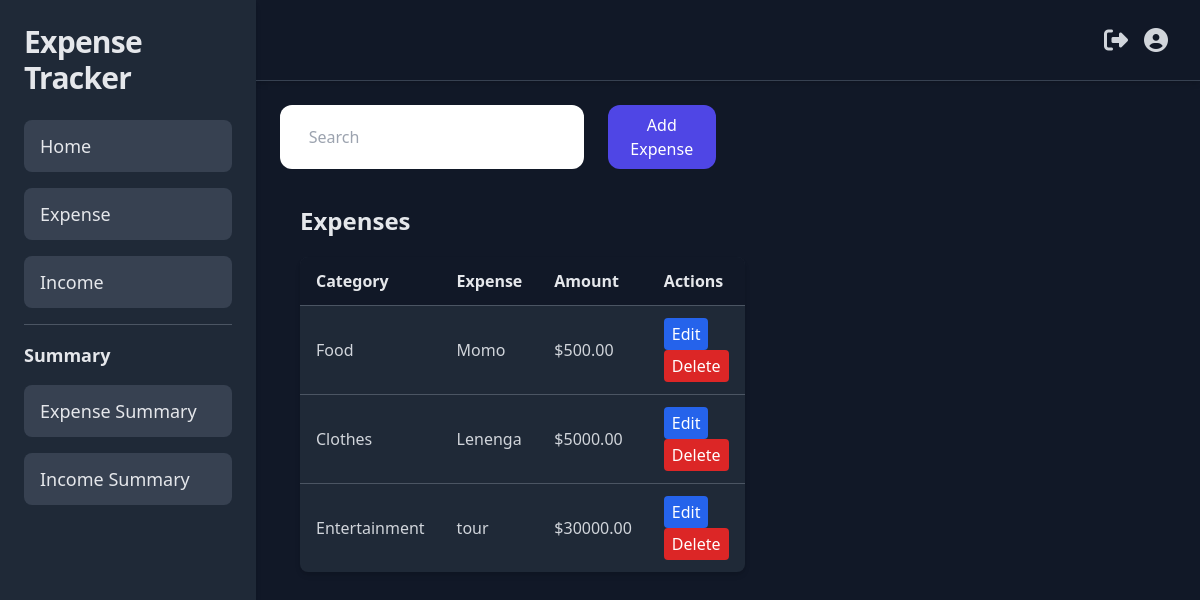
The app's page /expense/ (signed in) with its own data.
### core/models.py (models this page shows)
class Expense(models.Model):
    user = models.ForeignKey(User, on_delete=models.CASCADE)
    name = models.CharField(max_length=200)
    amount = models.FloatField()
    date = models.DateField(auto_now_add=True)
    category = models.ForeignKey('ExpenseCategory', on_delete=models.CASCADE)
    description = models.TextField()
    def __str__(self):
        return self.name

class ExpenseCategory(models.Model):
    name = models.CharField(max_length=100)
    class Meta:
        verbose_name_plural = "Expense Categories"
    def __str__(self):
        return self.name

### core/views.py (the view)
# urls.py: path('expense/', expense, name='expense'),
def expense(request):
    if request.method == 'POST':
        name=request.POST['name']
        amount=request.POST['amount']
        description=request.POST['description']
        cat=request.POST.get('category')
        category=ExpenseCategory.objects.get(name=cat)
        expense=Expense(user=request.user,name=name,amount=amount,description=description,category=category)
        expense.save()
        return redirect('expense')
    else:
        expense=request.user.expense_set.all()
        expense_category=ExpenseCategory.objects.all()
        content_send={
            'expense':expense,
            'expense_category':expense_category
        }
        return render(request, 'core/expences.html',content_send)

### core/templates/core/expences.html (shortened to what this page needs)
{% extends 'core/base.html' %} {% block content %}
<div class="main flex-col">
<div class="add_expense flex justify-end gap-x-6 ">
  <input type="text" id="search" class="search w-[70%] p-2 rounded-xl" placeholder="     Search" />
  <button id="add" class="add_expense bg-indigo-600 w-[25%] p-2 text-white rounded-xl" onclick="add_expense()">Add Expense</button>
</div>
<div id="expense" class="container mx-auto mt-4 pr-50  p-5 rounded-xl">
  <h1 class="text-2xl font-bold mb-5">Expenses</h1>
  <table id="table" class="w-full border-collapse bg-gray-800 shadow-md rounded-lg overflow-hidden">
    <thead class="bg-gray-900 text-gray-200">
        <tr>
            <th class="px-4 py-3 text-left">Category</th>
            <th class="px-4 py-3 text-left">Expense</th>
            <th class="px-4 py-3 text-left">Amount</th>
            <th class="px-4 py-3 text-left">Actions</th>
        </tr>
    </thead>
    <tbody class="text-gray-300">
        {% for expense in expense %}
        <tr class="hover:bg-gray-700 transition-colors duration-200">
            <td class="border-t border-gray-600 px-4 py-3 capitalize">{{ expense.category }}</td>
            <td class="border-t border-gray-600 px-4 py-3">{{ expense }}</td>
            <td class="border-t border-gray-600 px-4 py-3">${{ expense.amount|floatformat:2 }}</td>
            <td class="border-t border-gray-600 px-4 py-3">
                <a href="{% url 'update_expense' expense.id %}"><button id="Edit" class="bg-blue-600 text-white px-2 py-1 rounded hover:bg-blue-500 transition-colors duration-200 mr-2">Edit</button></a>
                <a href="{% url 'delete_expense' expense.id %}"><button class="bg-red-600 text-white px-2 py-1 rounded hover:bg-red-500 transition-colors duration-200">Delete</button></a>
            </td>
        </tr>
        {% endfor %}
    </tbody>
</table>
</div>
</div>
{% endblock %}

### core/templates/core/base.html (style rules this page uses)
.shadow-md { box-shadow: 0 4px 6px rgba(0, 0, 0, 0.1); }

### records on screen
Expense: category "Food", name "Momo", amount "500.00"
Expense: category "Clothes", name "Lenenga", amount "5000.00"
Expense: category "Entertainment", name "tour", amount "30000.00"
